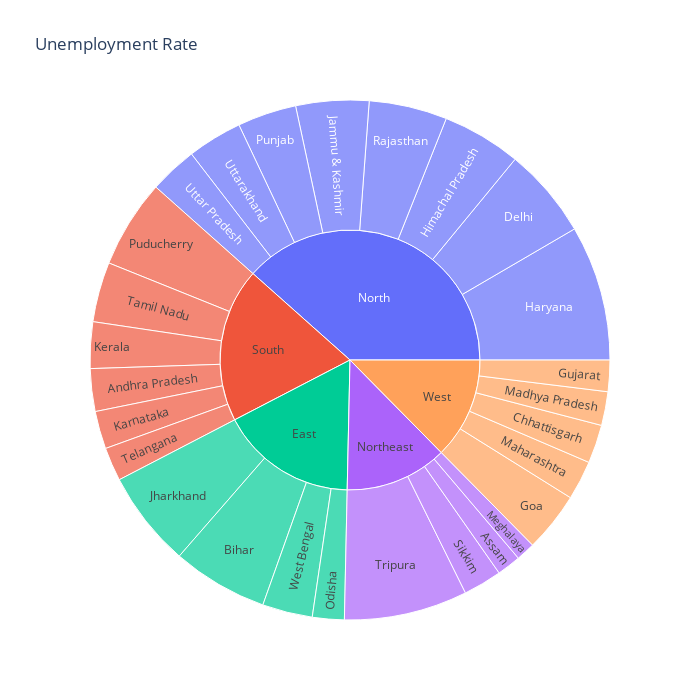

Here is the notebook cell this chart was saved with:
### Markdown cell above
### Now let’s create a dashboard to analyze the unemployment rate of each state by region. For this, let's use a sunburst plot:

### Code cell
unemploment = df[["States", "Region", "Estimated Unemployment Rate"]]
figure = px.sunburst(unemploment, path=["Region", "States"], 
                     values="Estimated Unemployment Rate", 
                     width=700, height=700, color_continuous_scale="RdY1Gn", 
                     title="Unemployment Rate")
figure.show()

### Figure 1 — Plotly figure (JSON) as saved in the notebook; plotly's stock layout.template omitted (floating-point values rounded to 4 significant figures)
{"data": [{"branchvalues": "total", "domain": {"x": [0, 1], "y": [0, 1]}, "hovertemplate": "labels=%{label}<br>Estimated Unemployment Rate=%{value}<br>parent=%{parent}<br>id=%{id}<extra></extra>", "ids": ["South/Andhra Pradesh", "Northeast/Assam", "East/Bihar", "West/Chhattisgarh", "North/Delhi", "West/Goa", "West/Gujarat", "North/Haryana", "North/Himachal Pradesh", "North/Jammu & Kashmir", "East/Jharkhand", "South/Karnataka", "South/Kerala", "West/Madhya Pradesh", "West/Maharashtra", "Northeast/Meghalaya", "East/Odisha", "South/Puducherry", "North/Punjab", "North/Rajasthan", "Northeast/Sikkim", "South/Tamil Nadu", "South/Telangana", "Northeast/Tripura", "North/Uttar Pradesh", "North/Uttarakhand", "East/West Bengal", "East", "North", "Northeast", "South", "West"], "labels": ["Andhra Pradesh", "Assam", "Bihar", "Chhattisgarh", "Delhi", "Goa", "Gujarat", "Haryana", "Himachal Pradesh", "Jammu & Kashmir", "Jharkhand", "Karnataka", "Kerala", "Madhya Pradesh", "Maharashtra", "Meghalaya", "Odisha", "Puducherry", "Punjab", "Rajasthan", "Sikkim", "Tamil Nadu", "Telangana", "Tripura", "Uttar Pradesh", "Uttarakhand", "West Bengal", "East", "North", "Northeast", "South", "West"], "name": "", "parents": ["South", "Northeast", "East", "West", "North", "West", "West", "North", "North", "North", "East", "South", "South", "West", "West", "Northeast", "East", "South", "North", "North", "Northeast", "South", "South", "Northeast", "North", "North", "East", "", "", "", "", ""], "type": "sunburst", "values": [86.64, 48.56, 194.7, 78.19, 184.1, 121.7, 63.76, 274.8, 160.7, 148.3, 195.4, 76.68, 94.34, 68.54, 79.79, 38.66, 64.62, 179.4, 119.8, 158.7, 78.34, 121.9, 68.33, 250.6, 97.37, 111.6, 101.9, 556.6, 1255.0, 416.1, 627.3, 411.9]}], "layout": {"height": 700, "legend": {"tracegroupgap": 0}, "title": {"text": "Unemployment Rate"}, "width": 700}}
